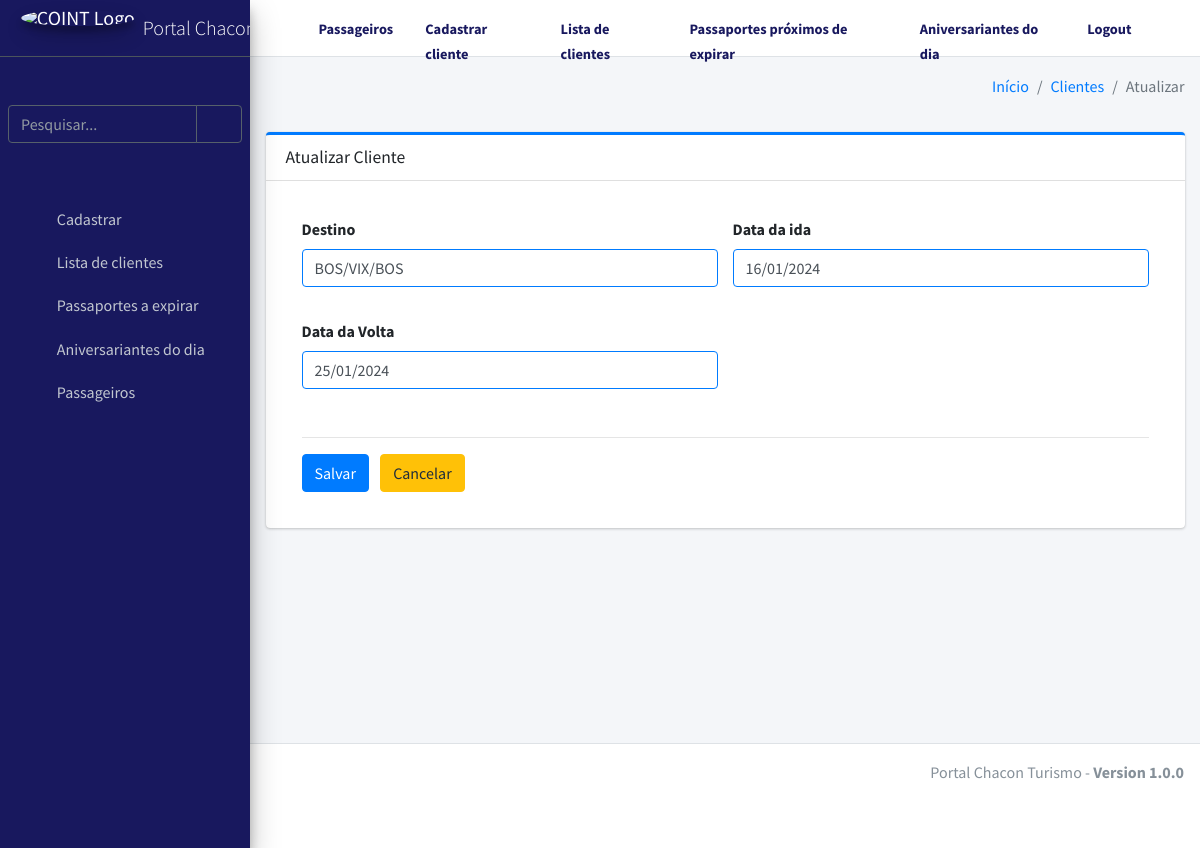
Page /example/viagens/update/4/ (signed in) on the committed database.
### apps/app_exemplo/models.py (models this page shows, shortened)
class Viagens(models.Model):
    cliente = models.ForeignKey(Clientes, on_delete=models.CASCADE)
    destino = models.CharField("Destino", max_length=255, blank=True, null=True)
    dataida = models.DateField("Data da ida", blank=True, null=True)
    datavolta = models.DateField("Data da Volta", blank=True, null=True)

### apps/app_exemplo/views.py (the view, shortened to what this page needs)
# urls.py: path('viagens/update/<int:pk>/', views.ViagensUpdateView.as_view(), name='viagens-update'),
@method_decorator(login_required, name='dispatch')
class ViagensUpdateView(UpdateView):
    model = models.Viagens
    fields = ['destino', 'dataida', 'datavolta']
    template_name = 'app_viagens/viagens_update.html'
    def get_context_data(self, **kwargs):
        context = super().get_context_data(**kwargs)
        viagem = self.get_object()
        context['viagem'] = viagem
        return context

### apps/app_exemplo/templates/app_viagens/viagens_update.html (shortened to what this page needs)
{% extends "base/base.html" %}
{% load static %}
{% load crispy_forms_tags %}
{% load widget_tweaks %}
{% block breadcrumb %}
  <li class="breadcrumb-item"><a href="{% url 'base:index' %}">Início</a></li>
  <li class="breadcrumb-item"><a href="{% url 'example:clientes-list-datatable' %}">Clientes</a></li>
  <li class="breadcrumb-item active">Atualizar</li>
{% endblock %}
{% block content %}
<div class="card card-primary card-outline">
  <div class="card-header">
    <h3 class="card-title">Atualizar Cliente</h3>
  </div>
  <div class="card-body">
    {% include 'app_viagens/viagens_form.html' %}
  </div>
</div>
{% endblock %}

### apps/app_exemplo/templates/app_viagens/viagens_form.html (shortened to what this page needs)
{% load static %}
{% load crispy_forms_tags %}
{% load widget_tweaks %}
<form class="p-3" method='post'>
    <div class="row">
        <div class="col-12 col-md-6 mb-3">
            {{form.destino|add_class:"form-control border border-primary"|as_crispy_field}}
        </div>
        <div class="col-12 col-md-6 mb-3">
            {{form.dataida|add_class:"form-control border border-primary"|as_crispy_field}}
        </div>
        <div class="col-12 col-md-6 mb-3">
            {{form.datavolta|add_class:"form-control border border-primary"|as_crispy_field}}
        </div>
    </div>
    <hr>
    <div class="mt-3">
        <button type="submit" class="btn btn-primary" class="mx-2"> Salvar </button>
        <a href="{% url 'example:clientes-list-datatable' %}" class="mx-2">
            <button type="button" class="btn btn-warning"> Cancelar </button>
        </a>
    </div>
</form>

### rows in the picture
Viagens: destino "BOS/VIX/BOS", dataida "16/01/2024", datavolta "25/01/2024"
